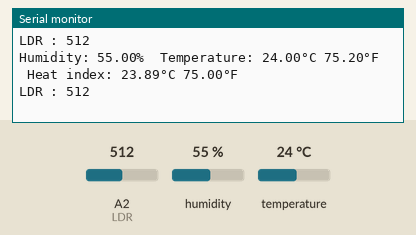
The sketch below on a simulated Arduino Uno, built with avr-gcc and run on an emulated ATmega328P. Shown: the last lines printed to the serial monitor. Inputs (shaded band) come from the test bench; at power-on: A2 (LDR) = 512, humidity 55 %, temperature 24 °C.

Above: at 7.8 s.
7.9 s: A2 (LDR) set to 11
At 9.0 s:
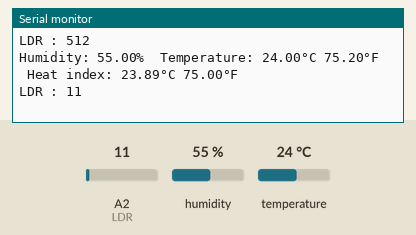
14.4 s: A2 (LDR) set to 8
At 15.6 s:
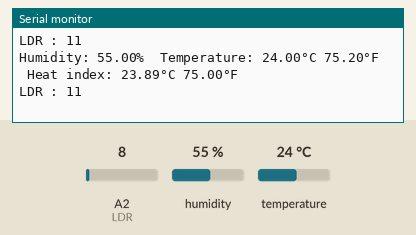
Timing chart, 0 to 17.4 s (numbered marks = the images above; inputs shaded):
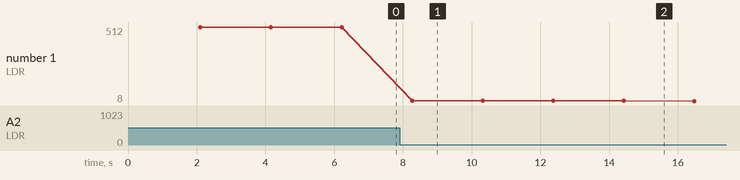

The sketch:

sketch_oct22a.ino
```cpp
// Example testing sketch for various DHT humidity/temperature sensors written by ladyada
// REQUIRES the following Arduino libraries:
// - DHT Sensor Library: https://github.com/adafruit/DHT-sensor-library
// - Adafruit Unified Sensor Lib: https://github.com/adafruit/Adafruit_Sensor

#include "DHT.h"

#define DHTPIN 15     // Digital pin connected to the DHT sensor
#define LDR 2         // LDR Connect to GPIO 02
// Feather HUZZAH ESP8266 note: use pins 3, 4, 5, 12, 13 or 14 --
// Pin 15 can work but DHT must be disconnected during program upload.

// Uncomment whatever type you're using!
#define DHTTYPE DHT11   // DHT 11
//#define DHTTYPE DHT22   // DHT 22  (AM2302), AM2321
//#define DHTTYPE DHT21   // DHT 21 (AM2301)

// Connect pin 1 (on the left) of the sensor to +5V
// NOTE: If using a board with 3.3V logic like an Arduino Due connect pin 1
// to 3.3V instead of 5V!
// Connect pin 2 of the sensor to whatever your DHTPIN is
// Connect pin 4 (on the right) of the sensor to GROUND
// Connect a 10K resistor from pin 2 (data) to pin 1 (power) of the sensor

// Initialize DHT sensor.
// Note that older versions of this library took an optional third parameter to
// tweak the timings for faster processors.  This parameter is no longer needed
// as the current DHT reading algorithm adjusts itself to work on faster procs.
DHT dht(DHTPIN, DHTTYPE);

void setup() {
  Serial.begin(9600);
  Serial.println(F("DHTxx test!"));

  dht.begin();
}

void loop() {
  // Wait a few seconds between measurements.
  delay(2000);

  // Reading temperature or humidity takes about 250 milliseconds!
  // Sensor readings may also be up to 2 seconds 'old' (its a very slow sensor)
  float h = dht.readHumidity();
  // Read temperature as Celsius (the default)
  float t = dht.readTemperature();
  // Read temperature as Fahrenheit (isFahrenheit = true)
  float f = dht.readTemperature(true);

  // Check if any reads failed and exit early (to try again).
  if (isnan(h) || isnan(t) || isnan(f)) {
    Serial.println(F("Failed to read from DHT sensor!"));
    return;
  }

  // Compute heat index in Fahrenheit (the default)
  float hif = dht.computeHeatIndex(f, h);
  // Compute heat index in Celsius (isFahreheit = false)
  float hic = dht.computeHeatIndex(t, h, false);

  Serial.print(F("Humidity: "));
  Serial.print(h);
  Serial.print(F("%  Temperature: "));
  Serial.print(t);
  Serial.print(F("°C "));
  Serial.print(f);
  Serial.print(F("°F  Heat index: "));
  Serial.print(hic);
  Serial.print(F("°C "));
  Serial.print(hif);
  Serial.println(F("°F"));


  int LDR_Value;
  LDR_Value = analogRead(LDR);
  Serial.print(F("LDR : "));
  Serial.println(LDR_Value);
  Serial.print("\n");
}
```

Measured:
- after the input at 7.9 s, the serial monitor: prints a new line after 0.37 s (image 1)
- plotted number 1: 512 → 11 after the input at 7.9 s, 11 → 8 after the input at 14.4 s
